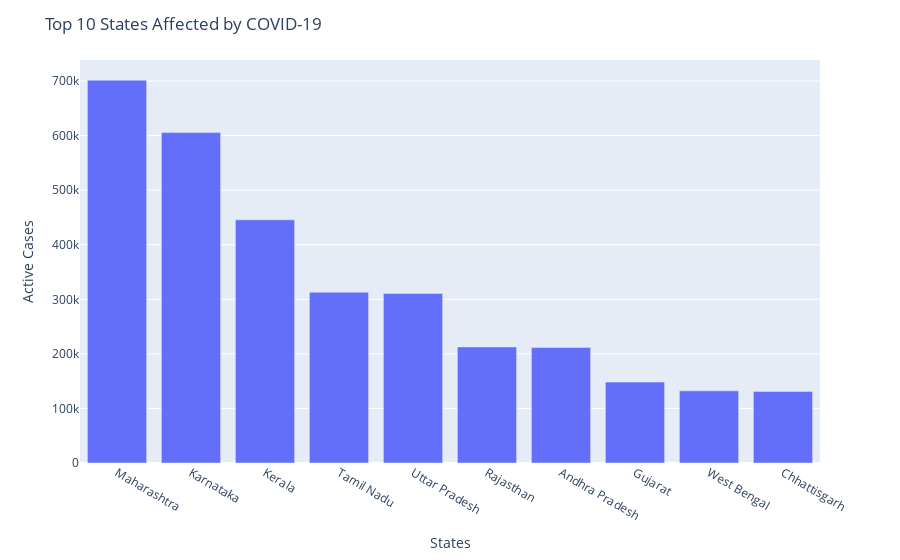

This figure's notebook cell:
### Code cell
top_10 = df.groupby(by='State/UnionTerritory').max()[['Active', 'Date']].sort_values(['Active'], 
                                                                                     ascending=False).reset_index()
fig = px.bar(top_10.iloc[:10], x='State/UnionTerritory', y='Active', 
             labels={'State/UnionTerritory': 'States', 'Active': 'Active Cases'})
fig.update_layout(title="Top 10 States Affected by COVID-19", xaxis_title="States", yaxis_title="Active Cases")

### Figure 1 — Plotly figure (JSON) as saved in the notebook; plotly's stock layout.template omitted (floating-point values rounded to 4 significant figures)
{"data": [{"alignmentgroup": "True", "hovertemplate": "States=%{x}<br>Active Cases=%{y}<extra></extra>", "legendgroup": "", "marker": {"color": "#636efa", "pattern": {"shape": ""}}, "name": "", "offsetgroup": "", "orientation": "v", "showlegend": false, "textposition": "auto", "type": "bar", "x": ["Maharashtra", "Karnataka", "Kerala", "Tamil Nadu", "Uttar Pradesh", "Rajasthan", "Andhra Pradesh", "Gujarat", "West Bengal", "Chhattisgarh"], "xaxis": "x", "y": [701614, 605515, 445692, 313048, 310783, 212753, 211554, 148297, 132181, 131245], "yaxis": "y"}], "layout": {"barmode": "relative", "legend": {"tracegroupgap": 0}, "margin": {"t": 60}, "title": {"text": "Top 10 States Affected by COVID-19"}, "xaxis": {"anchor": "y", "domain": [0, 1], "title": {"text": "States"}}, "yaxis": {"anchor": "x", "domain": [0, 1], "title": {"text": "Active Cases"}}}}
